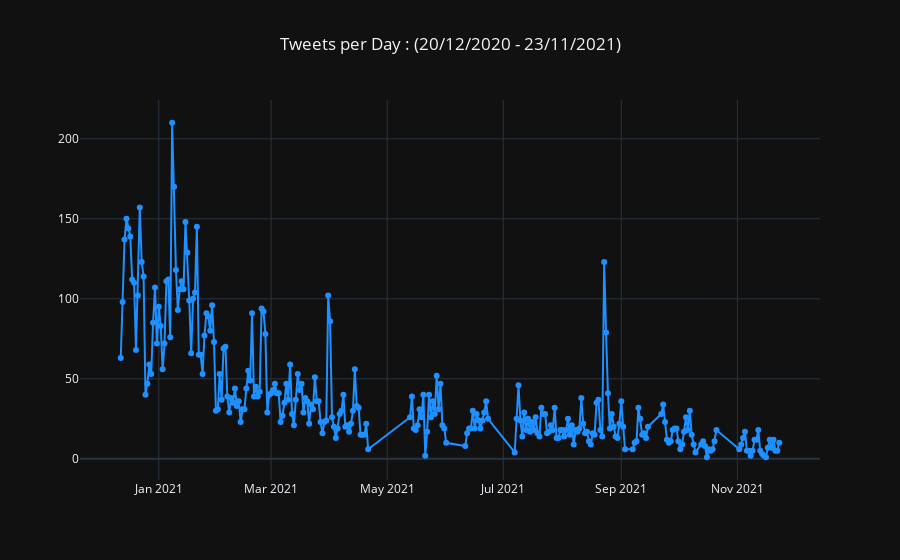

Write notebook code for a chart like this one.
### Code cell
# Number of Tweets Made Per Day

df['tweet_date']=pd.to_datetime(df['date']).dt.date
tweet_date=df['tweet_date'].value_counts().to_frame().reset_index().rename(columns={'index':'date','tweet_date':'count'})
tweet_date['date']=pd.to_datetime(tweet_date['date'])
tweet_date=tweet_date.sort_values('date',ascending=False)

fig=go.Figure(go.Scatter(x=tweet_date['date'],
                                y=tweet_date['count'],
                               mode='markers+lines',
                               name="Submissions",
                               marker_color='dodgerblue'))

fig.update_layout(
    title_text='Tweets per Day : ({} - {})'.format(df['tweet_date'].sort_values()[0].strftime("%d/%m/%Y"),
                                                       df['tweet_date'].sort_values().iloc[-1].strftime("%d/%m/%Y")),template="plotly_dark",
    title_x=0.5)

fig.show()

### Figure 1 — Plotly figure (JSON) as saved in the notebook; plotly's stock layout.template omitted (floating-point values rounded to 4 significant figures; data arrays with more than 128 entries replaced by an {"elided": "..."} marker saying what was removed)
{"data": [{"marker": {"color": "dodgerblue"}, "mode": "markers+lines", "name": "Submissions", "type": "scatter", "x": {"elided": "282 str values"}, "y": {"elided": "282 int values"}}], "layout": {"title": {"text": "Tweets per Day : (20/12/2020 - 23/11/2021)", "x": 0.5}}}
